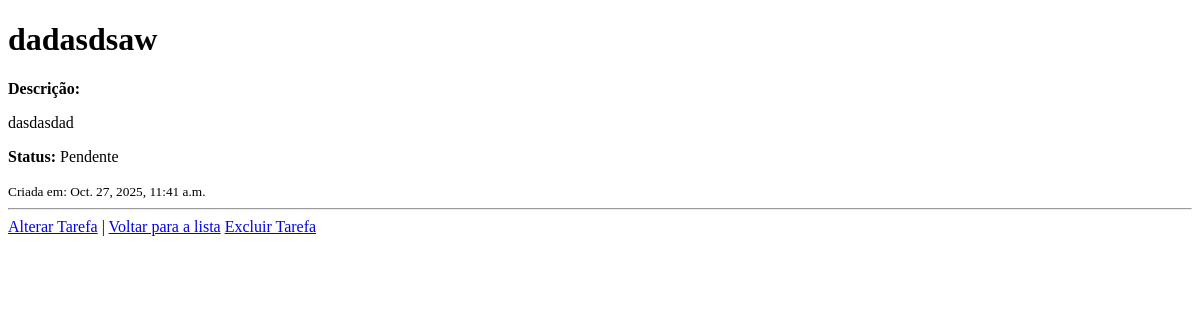
The app's page /tarefas/7/, older data.
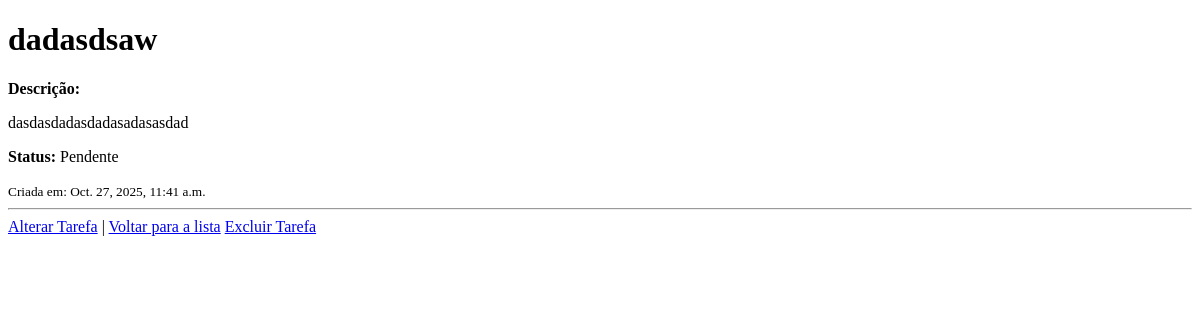
The same page, newer data.
### tarefas/models.py (models this page shows, shortened)
class Tarefa(models.Model):
    titulo = models.CharField(max_length=200)
    descricao = models.TextField (blank=True)
    concluida = models.BooleanField(default=False)
    data_criacao = models.DateTimeField(auto_now_add=True)

### tarefas/views.py (the view)
# urls.py: path('<int:tarefa_id>/', views.detalhe_tarefa, name='detalhe_tarefa'),
def detalhe_tarefa(request, tarefa_id):
    tarefa = get_object_or_404(Tarefa, pk=tarefa_id)
    return render(request, 'tarefas/detalhe.html', {'tarefa': tarefa})

### tarefas/templates/tarefas/detalhe.html (shortened to what this page needs)
<!DOCTYPE html>
<html lang="pt-br">
<head>
</head>
<body>
    <h1>{{ tarefa.titulo }}</h1>
    <p><strong>Descrição:</strong> {{ tarefa.descricao|linebreaks }}</p>
    <p><strong>Status:</strong> {% if tarefa.concluida %}Concluída{% else %}Pendente{% endif %}</p>
    <small>Criada em: {{ tarefa.data_criacao }}</small>
    <hr>
    <a href="{% url 'alterar_tarefa' tarefa.id %}">Alterar Tarefa</a> |
    <a href="{% url 'listar_tarefas' %}">Voltar para a lista</a>
    <a href="{% url 'excluir_tarefa' tarefa.id %}">Excluir Tarefa</a>
</body>
</html>

Row changes from the older to the newer data that the page shows:
changed Tarefa "dadasdsaw": descricao "dasdasdad" → "dasdasdadasdadasadasasdad"
